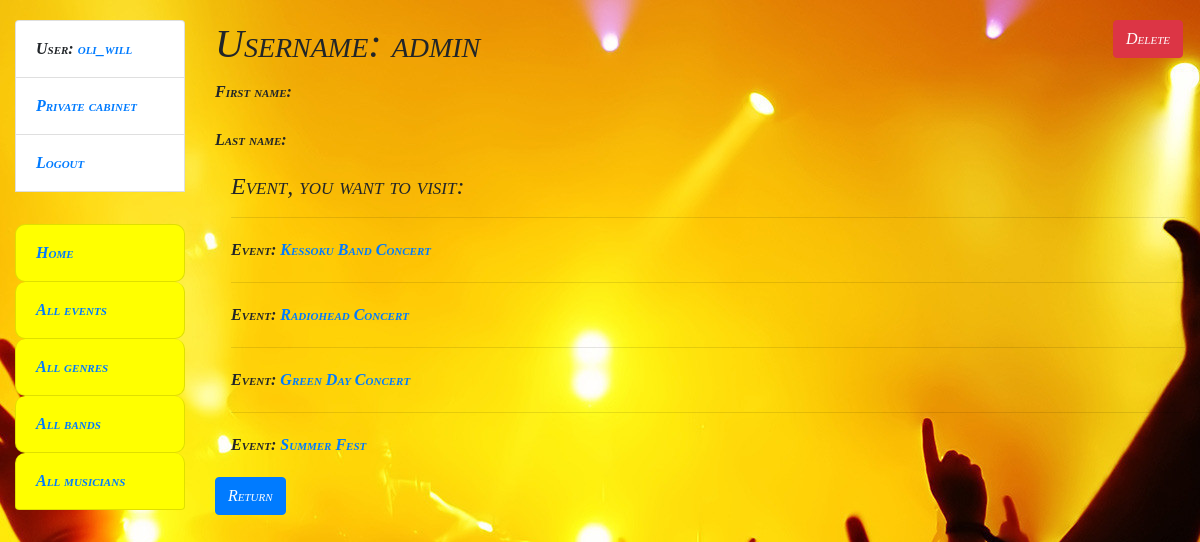
Screenshot of /visitors/1/ (signed in) with the database file from the repository.
### bar/models.py (models this page shows, shortened)
class Visitor(AbstractUser):
    class Meta:
        verbose_name = "visitor"
        verbose_name_plural = "visitors"

class Event(models.Model):
    show_time = models.DateTimeField()
    name = models.CharField(max_length=255)
    ticket_cost = models.DecimalField(decimal_places=2, max_digits=6)
    bands = models.ManyToManyField(Rockband, related_name="events")
    visitors = models.ManyToManyField(Visitor, related_name="events")

### bar/views.py (the view)
class VisitorDetailView(LoginRequiredMixin, generic.DetailView):
    model = Visitor
    queryset = Visitor.objects.prefetch_related("events__visitors")

### templates/bar/visitor_detail.html
{% extends "base.html" %}
{% block content %}
  <h1>
    Username: {{ visitor.username }}
    <a href="{% url 'bar:visitor-delete' pk=visitor.id %}" class="btn btn-danger link-to-page">
      Delete
    </a>
  </h1>
  <p><strong>First name:</strong> {{ visitor.first_name }}</p>
  <p><strong>Last name:</strong> {{ visitor.last_name }}</p>
  <div class="ml-3">
    <h4>Event, you want to visit:</h4>
    {% for event in visitor.events.all %}
      <hr>
        <p>
          <strong>Event:</strong>
          <a href="{% url 'bar:event-detail' pk=event.id %}">
            {{ event.name }}
          </a>
        </p>
    {% empty %}
      <p>No events!</p>
    {% endfor %}
  </div>
  <a href="{{ request.META.HTTP_REFERER }}" class="btn btn-primary">Return</a>
{% endblock %}

### templates/includes/sidebar.html (shortened to what this page needs)
<ul class="sidebar-nav list-group">
  {% if user.is_authenticated %}
    <li class="list-group-item">User: <a href="{{ user.get_absolute_url }}">{{ user.get_username }}</a></li>
    <li class="list-group-item"><a href="{% url 'bar:visitor-detail' pk=user.id %}">Private cabinet</a></li>
    <li class="list-group-item"><a href="{% url 'logout'%}?next={{request.path}}">Logout</a></li>
  {% else %}
    <li class="list-group-item"><a href="{% url 'login'%}?next={{request.path}}">Login</a></li>
    <li class="list-group-item"><a href="{% url 'bar:visitor-create'%}">Create new visitor</a></li>
  {% endif %}
  {% if user.is_authenticated %}
  <br>
  <li class="list-group-item font-on-sidebar"><a href="{% url 'bar:index' %}">Home</a></li>
  <li class="list-group-item font-on-sidebar"><a href="{% url 'bar:event-list' %}">All events</a></li>
  <li class="list-group-item font-on-sidebar"><a href="{% url 'bar:genre-list' %}">All genres</a></li>
  <li class="list-group-item font-on-sidebar"><a href="{% url 'bar:rockband-list' %}">All bands</a></li>
  <li class="list-group-item font-on-sidebar"><a href="{% url 'bar:musician-list' %}">All musicians</a></li>
  {% endif %}
</ul>

### static/css/styles.css (style rules this page uses)
body { margin-top: 20px; background: url("images/background_home.jpg") 50% 0 no-repeat fixed; font: italic small-caps bold 16px/2 cursive; }
.font-on-sidebar { font-style: italic; background: yellow; border-radius: 10px 10px 10px 10px; }
.link-to-page { float: right; margin: 0 2px 0 2px; }

### rows the page displays
Visitor: get_username "oli_will"
Visitor: username "admin"
Event: name "Kessoku Band Concert"
Event: name "Radiohead Concert"
Event: name "Green Day Concert"
Event: name "Summer Fest"
